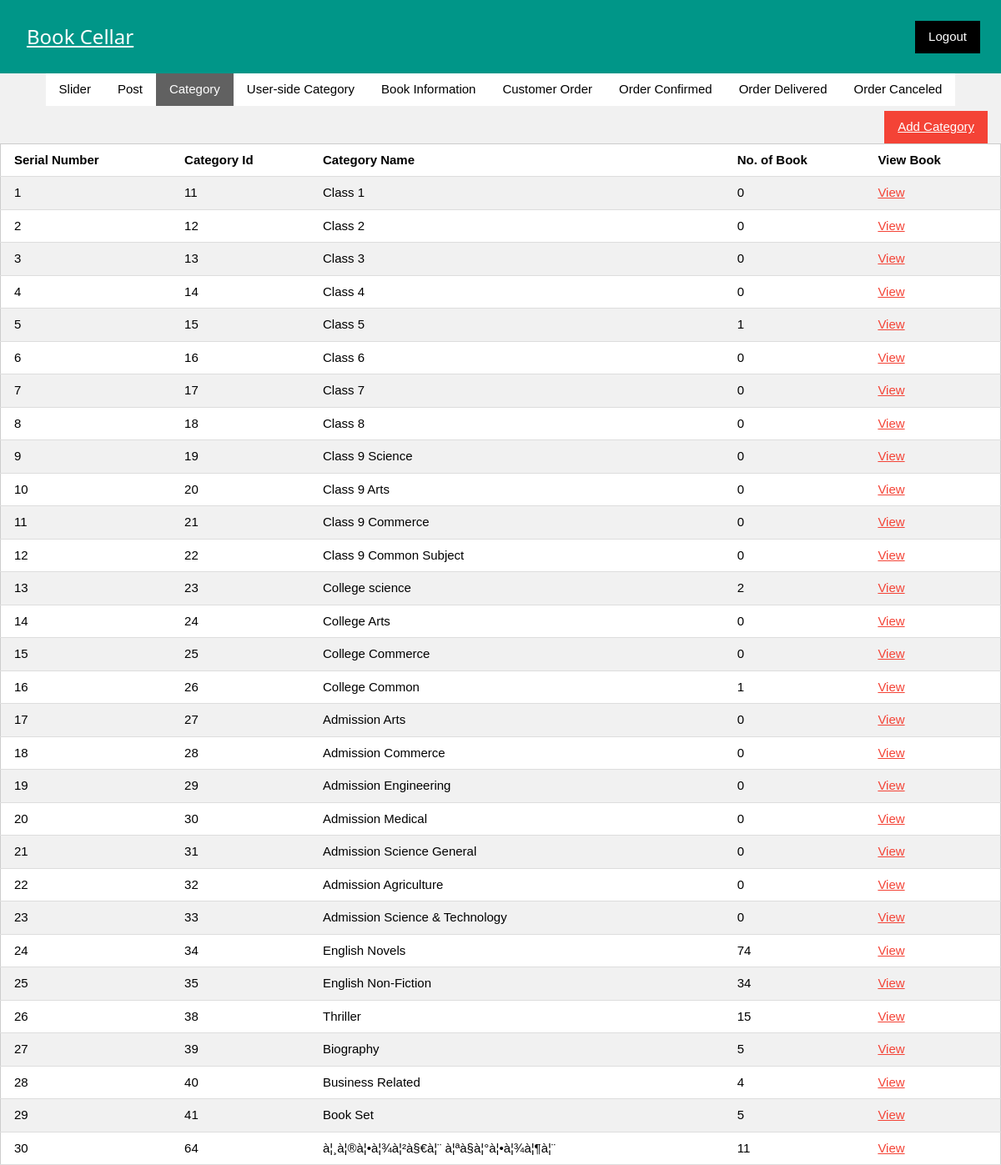
/admin/category.php (signed in), run on the app's committed database.
### tables this page shows
CREATE TABLE `category` (
  `Category_id` int(255) NOT NULL,
  `Category_name` longtext NOT NULL,
  `No_of_book` int(255) NOT NULL
);

### admin/category.php (the view, shortened to what this page needs)
<?php
include 'header.php';
?>
<!DOCTYPE html>
<html>
<link rel="stylesheet" href="W3.CSS.css">
<link rel="stylesheet" href="https://cdnjs.cloudflare.com/ajax/libs/font-awesome/4.7.0/css/font-awesome.min.css">
<head>
</head>
<body class="w3-sans-serif" style="background-color:#F1F1F1">
<div class="w3-container">
<div class="w3-bar">
<a href="add_category.php" class="w3-bar-item w3-right w3-red w3-hover-green">Add Category</a>
</div>
</div>
<div class="" style="overflow-x:auto;">
<table class="w3-table-all">
<tr>
<th>Serial Number</th>
<th>Category Id</th>
<th>Category Name</th>
<th>No. of Book</th>
<th>View Book</th>
</tr>
<?php
include 'config.php';
 $read_query="SELECT * FROM category";
 $result=mysqli_query($connection,$read_query);
 $s_r=1;
 while($row=mysqli_fetch_row($result)) {
       $cat_id=htmlspecialchars($row[0]);
       $cat_name=htmlspecialchars($row[1]);
       $no_book=htmlspecialchars($row[2]);
?>
<tr class="w3-hover-dark-gray">
<td><?php echo $s_r; ?></td>
<td><?php echo $cat_id; ?></td>
<td><?php echo $cat_name; ?></td>
<td><?php echo $no_book; ?></td>
<td><a href="category_sin.php?cat_id=<?php echo $cat_id; ?>" class="w3-text-red">View</a></td>
</tr>
<?php
$s_r++;
 }
 ?>
 </table>
</div>
</body>
</html>

### admin/W3.CSS.css (style rules this page uses)
html { box-sizing:border-box }
*,*:before,*:after { box-sizing:inherit }
html { -ms-text-size-adjust:100%;-webkit-text-size-adjust:100% }
body { margin:0 }
a { background-color:transparent }
html,body { font-family:Verdana,sans-serif;font-size:15px;line-height:1.5 }
html { overflow-x:hidden }
a { color:inherit }
.w3-table,.w3-table-all { border-collapse:collapse;border-spacing:0;width:100%;display:table }
.w3-table-all { border:1px solid #ccc }
.w3-bordered tr,.w3-table-all tr { border-bottom:1px solid #ddd }
.w3-table-all tr:nth-child(odd) { background-color:#fff }
.w3-table-all tr:nth-child(even) { background-color:#f1f1f1 }
.w3-table td,.w3-table th,.w3-table-all td,.w3-table-all th { padding:8px 8px;display:table-cell;text-align:left;vertical-align:top }
.w3-table th:first-child,.w3-table td:first-child,.w3-table-all th:first-child,.w3-table-all td:first-child { padding-left:16px }
.w3-bar { width:100%;overflow:hidden }
.w3-bar .w3-bar-item { padding:8px 16px;float:left;width:auto;border:none;display:block;outline:0 }
.w3-container:after,.w3-container:before,.w3-panel:after,.w3-panel:before,.w3-row:after,.w3-row:before,.w3-row-padding:after,.w3-row-padding:before, .w3-cell-row:before,.w3-cell-row:after,.w3-clear:after,.w3-clear:before,.w3-bar:before,.w3-bar:after { content:"";display:table;clear:both }
.w3-container,.w3-panel { padding:0.01em 16px }
.w3-right { float:right!important }
.w3-red,.w3-hover-red:hover { color:#fff!important;background-color:#f44336!important }
.w3-text-red,.w3-hover-text-red:hover { color:#f44336!important }

### data on the page
category: Category_id "11", Category_name "Class 1", No_of_book "0"
category: Category_id "12", Category_name "Class 2", No_of_book "0"
category: Category_id "13", Category_name "Class 3", No_of_book "0"
category: Category_id "14", Category_name "Class 4", No_of_book "0"
category: Category_id "15", Category_name "Class 5", No_of_book "1"
category: Category_id "16", Category_name "Class 6", No_of_book "0"
category: Category_id "17", Category_name "Class 7", No_of_book "0"
category: Category_id "18", Category_name "Class 8", No_of_book "0"
category: Category_id "19", Category_name "Class 9 Science", No_of_book "0"
category: Category_id "20", Category_name "Class 9 Arts", No_of_book "0"
category: Category_id "21", Category_name "Class 9 Commerce", No_of_book "0"
category: Category_id "22", Category_name "Class 9 Common Subject", No_of_book "0"
category: Category_id "23", Category_name "College science", No_of_book "2"
category: Category_id "24", Category_name "College Arts", No_of_book "0"
category: Category_id "25", Category_name "College Commerce", No_of_book "0"
category: Category_id "26", Category_name "College Common", No_of_book "1"
category: Category_id "27", Category_name "Admission Arts", No_of_book "0"
category: Category_id "28", Category_name "Admission Commerce", No_of_book "0"
category: Category_id "29", Category_name "Admission Engineering", No_of_book "0"
category: Category_id "30", Category_name "Admission Medical", No_of_book "0"
category: Category_id "31", Category_name "Admission Science General", No_of_book "0"
category: Category_id "32", Category_name "Admission Agriculture", No_of_book "0"
category: Category_id "33", Category_name "Admission Science & Technology", No_of_book "0"
category: Category_id "34", Category_name "English Novels", No_of_book "74"
category: Category_id "35", Category_name "English Non-Fiction", No_of_book "34"
category: Category_id "38", Category_name "Thriller", No_of_book "15"
category: Category_id "39", Category_name "Biography", No_of_book "5"
category: Category_id "40", Category_name "Business Related", No_of_book "4"
category: Category_id "41", Category_name "Book Set", No_of_book "5"
category: Category_id "64", Category_name "à¦¸à¦®à¦•à¦¾à¦²à§€à¦¨ à¦ªà§à¦°à¦•à¦¾à¦¶à¦¨", No_of_book "11"
